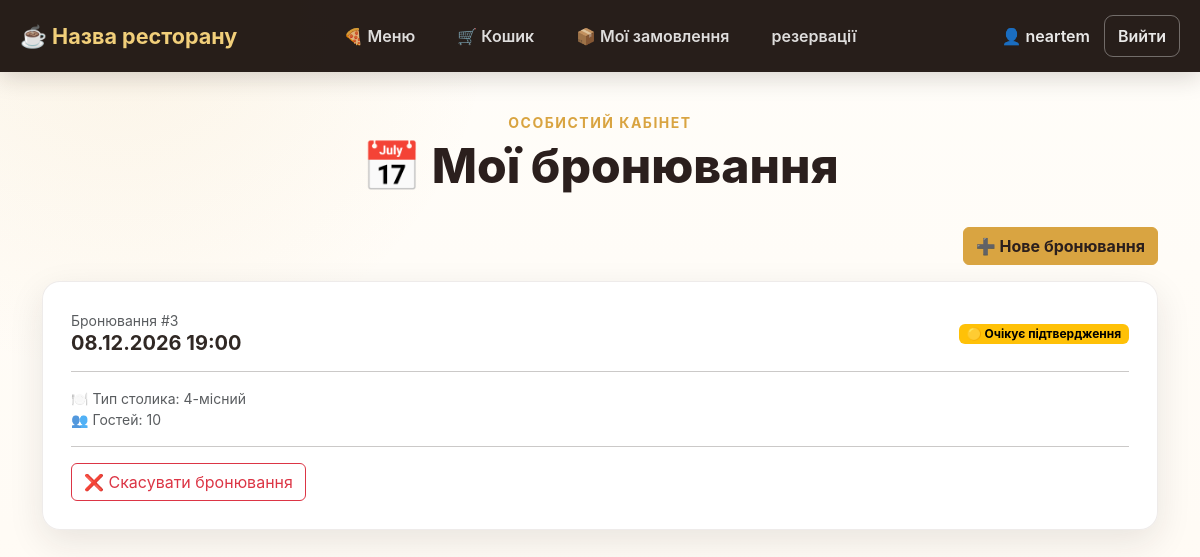
Page /my_reservations (signed in) on the committed database.
### online_restaurant_db.py (models this page shows, shortened)
class Base(DeclarativeBase):
    pass

class Users(Base, UserMixin):
    __tablename__ = "users"
    id: Mapped[int] = mapped_column(primary_key=True)
    nickname: Mapped[str] = mapped_column(String(100), unique=True)
    password: Mapped[str] = mapped_column(String(200))
    email: Mapped[str] = mapped_column(String(50), unique=True)
    role = Column(String(20), nullable=False, default="user")
    reservations = relationship("Reservation", foreign_keys="Reservation.user_id", back_populates="user")
    orders = relationship("Orders", foreign_keys="Orders.user_id", back_populates='user')

class Reservation(Base):
    __tablename__ = "reservation"
    id: Mapped[int] = mapped_column(primary_key=True)
    time_start: Mapped[datetime] = mapped_column(DateTime)
    type_table: Mapped[str] = mapped_column(String(20))
    guests: Mapped[int] = mapped_column(Integer, default=2)
    status: Mapped[str] = mapped_column(String(20), default="pending")
    user_id: Mapped[int] = mapped_column(ForeignKey('users.id'))
    user = relationship("Users", foreign_keys="Reservation.user_id", back_populates="reservations")

### online_restaurant.py (the view)
@app.route('/my_reservations')
@login_required
def my_reservations():
    with Session() as cursor:
        reservations = (
            cursor.query(Reservation)
            .options(joinedload(Reservation.user))
            .filter_by(user_id=current_user.id)
            .order_by(Reservation.time_start.desc())
            .all()
        )
    return render_template('my_reservations.html', reservations=reservations)

### online_restaurant.py (called while the page is built)
@app.before_request
def ensure_csrf_token():
    if "csrf_token" not in session:
        session["csrf_token"] = secrets.token_hex(16)

@login_manager.user_loader
def load_user(user_id):
    with Session() as session:
        user = session.query(Users).filter_by(id = user_id).first()
        if user:
            return user

@app.after_request
def apply_csp(response):
    nonce = secrets.token_urlsafe(16)  # Генеруємо випадковий nonce для дозволених скриптів
    csp = (
        f"default-src 'self'; "
        f"script-src 'self' 'nonce-{nonce}'; "
        f"style-src 'self'; "
        f"frame-ancestors 'none'; "
        f"base-uri 'self'; "
        f"form-action 'self'"
    )
    response.headers["Content-Security-Policy"] = csp
    response.set_cookie('nonce', nonce)
    return response

### templates/my_reservations.html (shortened to what this page needs)
<!DOCTYPE html>
<html lang="uk">
<head>
    <link rel="stylesheet" href="{{ url_for('static', filename='css/bootstrap.min.css') }}">
    <link rel="stylesheet" href="{{ url_for('static', filename='css/restaurant.css') }}">
</head>
<body>
{% include '_navigation.html' %}
<main class="container pb-5">
    <div class="text-center py-4">
        <div class="text-uppercase small fw-bold" style="color:var(--gold);letter-spacing:1.5px">
            Особистий кабінет
        </div>
        <h1 class="section-title display-5 mt-1">📅 Мої бронювання</h1>
    </div>
    <div class="text-end mb-3">
        <a href="{{ url_for('reservation') }}" class="btn btn-gold">➕ Нове бронювання</a>
    </div>
    {% if reservations %}
        {% for res in reservations %}
            <div class="feature-card mb-4">
                <div class="d-flex justify-content-between align-items-center mb-3">
                    <div>
                        <div class="text-muted small">Бронювання #{{ res.id }}</div>
                        <h2 class="h5 fw-bold mb-0">
                            {{ res.time_start.strftime('%d.%m.%Y %H:%M') }}
                        </h2>
                    </div>
                    <div class="text-end">
                        {% if res.status == 'pending' %}
                            <span class="badge text-bg-warning">🟡 Очікує підтвердження</span>
                        {% elif res.status == 'confirmed' %}
                            <span class="badge text-bg-success">🟢 Підтверджено</span>
                        {% elif res.status == 'cancelled' %}
                            <span class="badge text-bg-danger">🔴 Скасовано</span>
                        {% endif %}
                    </div>
                </div>
                <hr>
                <div class="small text-muted">
                    🍽️ Тип столика: {{ res.type_table }}
                    <br>
                    👥 Гостей: {{ res.guests }}
                </div>
                {% if res.status != 'cancelled' %}
                    <hr>
                    <form action="{{ url_for('cancel_reservation', reservation_id=res.id) }}"
                          method="POST"
                          onsubmit="return confirm('Ви впевнені, що хочете скасувати бронювання?');">
                        <button type="submit" class="btn btn-outline-danger">
                            ❌ Скасувати бронювання
                        </button>
                    </form>
                {% endif %}
            </div>
        {% endfor %}
    {% endif %}
</main>
</body>
</html>

### templates/_navigation.html (shortened to what this page needs)
<nav class="restaurant-nav">
    <div class="nav-container">
        <a href="/" class="restaurant-brand">
            ☕ Назва ресторану
        </a>
        <div class="nav-links">
            {% if current_user.is_authenticated %}
                <a href="/menu" class="nav-link">
                    🍕 Меню
                </a>
                <a href="/cart" class="nav-link">
                    🛒 Кошик
                </a>
                <a href="/my_orders" class="nav-link">
                    📦 Мої замовлення
                </a>
                <a href="/reservation" class="nav-link">
                   резервації
                      </a>
            {% else %}
                <a href="/menu" class="nav-link">
                    🍕 Меню
            {% endif %}
        </div>
        <div class="nav-user">
            {% if current_user.is_authenticated %}
                <span class="username">
                    👤 {{ current_user.nickname }}
                </span>
                <form action="/logout"
                      method="post"
                      class="logout-form">
                    <button type="submit"
                            class="logout-button">
                        Вийти
                    </button>
                </form>
            {% endif %}
        </div>
    </div>
</nav>

### static/css/restaurant.css (style rules this page uses)
:root { --coffee-950: #211713; --coffee-900: #2b1f1d; --coffee-800: #3a2925; --coffee-700: #5a3d32; --cream: #fffaf3; --cream-2: #f6eee4; --gold: #d9a441; --gold-light: #f1cf7a; --text: #302824; --muted: #766b64; --shadow: 0 12px 35px rgba(43, 31, 29, .10); --radius: 18px; }
* { box-sizing: border-box; }
body { margin: 0; min-height: 100vh; color: var(--text); background: radial-gradient( circle at 10% 0%, rgba(217, 164, 65, .10), transparent 28% ), linear-gradient( 180deg, #fffdf9 0%, var(--cream) 100% ); font-family: Inter, system-ui, -apple-system, BlinkMacSystemFont, "Segoe UI", sans-serif; }
.restaurant-nav { width: 100%; background: rgba(33, 23, 19, 0.97); box-shadow: 0 5px 25px rgba(33, 23, 19, 0.18); margin-bottom: 16px; }
.nav-container { width: min(1400px, calc(100% - 40px)); min-height: 72px; margin: 0 auto; display: grid; grid-template-columns: 1fr auto 1fr; align-items: center; }
.restaurant-brand { justify-self: start; color: var(--gold-light); text-decoration: none; font-size: 1.35rem; font-weight: 700; white-space: nowrap; transition: color .2s ease; }
.nav-links { display: flex; align-items: center; justify-content: center; gap: 10px; }
.nav-links .nav-link { display: inline-flex; align-items: center; justify-content: center; padding: 10px 16px; color: rgba(255, 255, 255, .85); text-decoration: none; font-weight: 600; white-space: nowrap; border-radius: 10px; transition: color .2s ease, background .2s ease, transform .2s ease; }
.nav-user { justify-self: end; display: flex; align-items: center; gap: 10px; }
.username { color: rgba(255, 255, 255, .9); font-weight: 600; white-space: nowrap; padding: 8px 4px; }
.logout-form { margin: 0; }
.logout-button { padding: 8px 13px; color: rgba(255, 255, 255, .9); background: transparent; border: 1px solid rgba(255, 255, 255, .35); border-radius: 9px; font-weight: 600; cursor: pointer; white-space: nowrap; transition: .2s ease; }
.btn-gold { color: #2b1f1d; background: var(--gold); border-color: var(--gold); font-weight: 700; }
.section-title { font-weight: 800; color: var(--coffee-900); }
.feature-card, .auth-card, .form-card, .menu-card, .admin-card { background: rgba(255, 255, 255, .94); border: 1px solid rgba(90, 61, 50, .10); border-radius: var(--radius); box-shadow: var(--shadow); }
.feature-card { padding: 28px; height: 68%; transition: transform .2s ease, box-shadow .2s ease; }

### rows in the picture
Users: nickname "neartem"
Reservation: id "3", time_start "08.12.2026 19:00", status "🟡 Очікує підтвердження", type_table "4-місний", guests "10"
